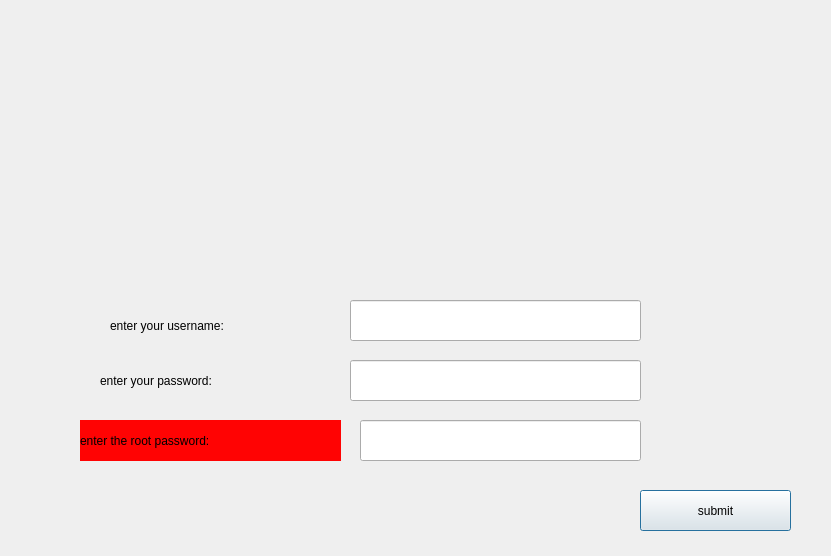
<?xml version="1.0" encoding="UTF-8"?>
<ui version="4.0">
 <class>admin_form</class>
 <widget class="QDialog" name="admin_form">
  <property name="geometry">
   <rect>
    <x>0</x>
    <y>0</y>
    <width>831</width>
    <height>556</height>
   </rect>
  </property>
  <property name="windowTitle">
   <string>Dialog</string>
  </property>
  <widget class="QLineEdit" name="usrnm">
   <property name="geometry">
    <rect>
     <x>350</x>
     <y>300</y>
     <width>291</width>
     <height>41</height>
    </rect>
   </property>
   <property name="styleSheet">
    <string notr="true">font: 15pt &quot;Segoe UI&quot;;</string>
   </property>
  </widget>
  <widget class="QLabel" name="label_2">
   <property name="geometry">
    <rect>
     <x>110</x>
     <y>310</y>
     <width>231</width>
     <height>31</height>
    </rect>
   </property>
   <property name="styleSheet">
    <string notr="true">font: 16pt &quot;Bernard MT&quot;;
</string>
   </property>
   <property name="text">
    <string>enter your username:</string>
   </property>
  </widget>
  <widget class="QLabel" name="label">
   <property name="geometry">
    <rect>
     <x>240</x>
     <y>50</y>
     <width>311</width>
     <height>201</height>
    </rect>
   </property>
   <property name="styleSheet">
    <string notr="true">border-image: url(:/pictures/login.png);</string>
   </property>
   <property name="text">
    <string/>
   </property>
  </widget>
  <widget class="QLineEdit" name="passwd">
   <property name="geometry">
    <rect>
     <x>350</x>
     <y>360</y>
     <width>291</width>
     <height>41</height>
    </rect>
   </property>
   <property name="styleSheet">
    <string notr="true">font: 15pt &quot;Segoe UI&quot;;</string>
   </property>
   <property name="echoMode">
    <enum>QLineEdit::EchoMode::Password</enum>
   </property>
  </widget>
  <widget class="QLabel" name="label_3">
   <property name="geometry">
    <rect>
     <x>100</x>
     <y>360</y>
     <width>251</width>
     <height>41</height>
    </rect>
   </property>
   <property name="styleSheet">
    <string notr="true">font: 16pt &quot;Bernard MT&quot;;</string>
   </property>
   <property name="text">
    <string>enter your password:</string>
   </property>
  </widget>
  <widget class="QLineEdit" name="root_passwd">
   <property name="geometry">
    <rect>
     <x>360</x>
     <y>420</y>
     <width>281</width>
     <height>41</height>
    </rect>
   </property>
   <property name="styleSheet">
    <string notr="true">font: 15pt &quot;Segoe UI&quot;;</string>
   </property>
   <property name="text">
    <string/>
   </property>
   <property name="echoMode">
    <enum>QLineEdit::EchoMode::Password</enum>
   </property>
  </widget>
  <widget class="QLabel" name="label_4">
   <property name="geometry">
    <rect>
     <x>80</x>
     <y>420</y>
     <width>261</width>
     <height>41</height>
    </rect>
   </property>
   <property name="styleSheet">
    <string notr="true">font: 16pt &quot;Bernard MT&quot;;
background-color: rgb(255, 3, 3);</string>
   </property>
   <property name="text">
    <string>enter the root password:</string>
   </property>
  </widget>
  <widget class="QPushButton" name="submit">
   <property name="geometry">
    <rect>
     <x>640</x>
     <y>490</y>
     <width>151</width>
     <height>41</height>
    </rect>
   </property>
   <property name="text">
    <string>submit</string>
   </property>
  </widget>
 </widget>
 <resources/>
 <connections/>
</ui>
